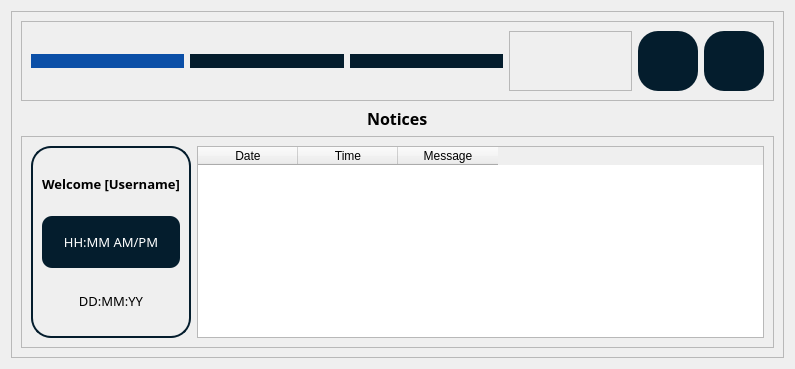
      <widget class="QWidget" name="user_dashboard">
       <attribute name="title">
        <string>Tab 6</string>
       </attribute>
       <layout class="QVBoxLayout" name="verticalLayout_17">
        <item>
         <widget class="QFrame" name="frame_11">
          <property name="frameShape">
           <enum>QFrame::StyledPanel</enum>
          </property>
          <property name="frameShadow">
           <enum>QFrame::Raised</enum>
          </property>
          <layout class="QVBoxLayout" name="verticalLayout_19">
           <item alignment="Qt::AlignHCenter">
            <widget class="QFrame" name="admin_navbar_2">
             <property name="sizePolicy">
              <sizepolicy hsizetype="Expanding" vsizetype="Expanding">
               <horstretch>0</horstretch>
               <verstretch>0</verstretch>
              </sizepolicy>
             </property>
             <property name="minimumSize">
              <size>
               <width>753</width>
               <height>0</height>
              </size>
             </property>
             <property name="maximumSize">
              <size>
               <width>748</width>
               <height>89</height>
              </size>
             </property>
             <property name="frameShape">
              <enum>QFrame::StyledPanel</enum>
             </property>
             <property name="frameShadow">
              <enum>QFrame::Raised</enum>
             </property>
             <layout class="QHBoxLayout" name="horizontalLayout_10">
              <item>
               <widget class="QPushButton" name="homeButton_2">
                <property name="cursor">
                 <cursorShape>PointingHandCursor</cursorShape>
                </property>
                <property name="toolTip">
                 <string>Home</string>
                </property>
                <property name="styleSheet">
                 <string notr="true">QPushButton{
background-color: #0b4fa7;
border:none;
}
QPushButton:hover{
	background-color: rgb(11, 79, 167);
border:none;
}</string>
                </property>
                <property name="text">
                 <string/>
                </property>
                <property name="icon">
                 <iconset>
                  <normaloff>Asset/icons8-home.svg</normaloff>Asset/icons8-home.svg</iconset>
                </property>
                <property name="iconSize">
                 <size>
                  <width>35</width>
                  <height>60</height>
                 </size>
                </property>
               </widget>
              </item>
              <item>
               <widget class="QPushButton" name="pushButton_8">
                <property name="cursor">
                 <cursorShape>PointingHandCursor</cursorShape>
                </property>
                <property name="toolTip">
                 <string>Profile</string>
                </property>
                <property name="styleSheet">
                 <string notr="true">QPushButton{
background-color: rgb(4, 29, 45);;
border:none;
}
QPushButton:hover{
background-color: rgb(11, 79, 167);
border:none;
}</string>
                </property>
                <property name="text">
                 <string/>
                </property>
                <property name="icon">
                 <iconset>
                  <normaloff>Asset/user-profile-filled-svgrepo-com.svg</normaloff>Asset/user-profile-filled-svgrepo-com.svg</iconset>
                </property>
                <property name="iconSize">
                 <size>
                  <width>41</width>
                  <height>60</height>
                 </size>
                </property>
               </widget>
              </item>
              <item>
               <widget class="QPushButton" name="pushButton_7">
                <property name="cursor">
                 <cursorShape>PointingHandCursor</cursorShape>
                </property>
                <property name="toolTip">
                 <string>Apply for Reservation</string>
                </property>
                <property name="styleSheet">
                 <string notr="true">QPushButton{
background-color: rgb(4, 29, 45);;
border:none;
}
QPushButton:hover{
background-color: rgb(11, 79, 167);
border:none;
}</string>
                </property>
                <property name="text">
                 <string/>
                </property>
                <property name="icon">
                 <iconset>
                  <normaloff>Asset/compose-svgrepo-com.svg</normaloff>Asset/compose-svgrepo-com.svg</iconset>
                </property>
                <property name="iconSize">
                 <size>
                  <width>35</width>
                  <height>60</height>
                 </size>
                </property>
               </widget>
              </item>
              <item>
               <widget class="QFrame" name="frame_13">
                <property name="sizePolicy">
                 <sizepolicy hsizetype="Expanding" vsizetype="Expanding">
                  <horstretch>0</horstretch>
                  <verstretch>0</verstretch>
                 </sizepolicy>
                </property>
                <property name="minimumSize">
                 <size>
                  <width>0</width>
                  <height>0</height>
                 </size>
                </property>
                <property name="maximumSize">
                 <size>
                  <width>123</width>
                  <height>16777215</height>
                 </size>
                </property>
                <property name="frameShape">
                 <enum>QFrame::StyledPanel</enum>
                </property>
                <property name="frameShadow">
                 <enum>QFrame::Raised</enum>
                </property>
               </widget>
              </item>
              <item>
               <widget class="QPushButton" name="admin_logout_3">
                <property name="sizePolicy">
                 <sizepolicy hsizetype="Expanding" vsizetype="Fixed">
                  <horstretch>0</horstretch>
                  <verstretch>0</verstretch>
                 </sizepolicy>
                </property>
                <property name="minimumSize">
                 <size>
                  <width>60</width>
                  <height>60</height>
                 </size>
                </property>
                <property name="maximumSize">
                 <size>
                  <width>60</width>
                  <height>60</height>
                 </size>
                </property>
                <property name="cursor">
                 <cursorShape>PointingHandCursor</cursorShape>
                </property>
                <property name="toolTip">
                 <string>Notifications</string>
                </property>
                <property name="layoutDirection">
                 <enum>Qt::RightToLeft</enum>
                </property>
                <property name="styleSheet">
                 <string notr="true">QPushButton{
background-color: rgb(4, 29, 45);
border-radius:20px;
border:none;
}
QPushButton:hover{
background-color: rgb(11, 79, 167);
border-radius:20px;
border:none;
}</string>
                </property>
                <property name="text">
                 <string/>
                </property>
                <property name="icon">
                 <iconset>
                  <normaloff>Asset/notification-bell-new-svgrepo-com (1).svg</normaloff>Asset/notification-bell-new-svgrepo-com (1).svg</iconset>
                </property>
                <property name="iconSize">
                 <size>
                  <width>37</width>
                  <height>60</height>
                 </size>
                </property>
               </widget>
              </item>
              <item>
               <widget class="QPushButton" name="admin_logout_4">
                <property name="sizePolicy">
                 <sizepolicy hsizetype="Expanding" vsizetype="Fixed">
                  <horstretch>0</horstretch>
                  <verstretch>0</verstretch>
                 </sizepolicy>
                </property>
                <property name="minimumSize">
                 <size>
                  <width>60</width>
                  <height>60</height>
                 </size>
                </property>
                <property name="maximumSize">
                 <size>
                  <width>60</width>
                  <height>60</height>
                 </size>
                </property>
                <property name="cursor">
                 <cursorShape>PointingHandCursor</cursorShape>
                </property>
                <property name="toolTip">
                 <string>Log Out</string>
                </property>
                <property name="layoutDirection">
                 <enum>Qt::RightToLeft</enum>
                </property>
                <property name="styleSheet">
                 <string notr="true">QPushButton{
background-color: rgb(4, 29, 45);
border-radius:20px;
border:none;
}
QPushButton:hover{
background-color: rgb(11, 79, 167);
border-radius:20px;
border:none;
}</string>
                </property>
                <property name="text">
                 <string/>
                </property>
                <property name="icon">
                 <iconset>
                  <normaloff>Asset/logout-svgrepo-com.svg</normaloff>Asset/logout-svgrepo-com.svg</iconset>
                </property>
                <property name="iconSize">
                 <size>
                  <width>37</width>
                  <height>60</height>
                 </size>
                </property>
               </widget>
              </item>
             </layout>
            </widget>
           </item>
           <item alignment="Qt::AlignHCenter">
            <widget class="QLabel" name="label_5">
             <property name="font">
              <font>
               <family>Montserrat</family>
               <pointsize>12</pointsize>
               <bold>true</bold>
              </font>
             </property>
             <property name="text">
              <string>Notices</string>
             </property>
            </widget>
           </item>
           <item>
            <widget class="QFrame" name="frame_12">
             <property name="frameShape">
              <enum>QFrame::StyledPanel</enum>
             </property>
             <property name="frameShadow">
              <enum>QFrame::Raised</enum>
             </property>
             <layout class="QHBoxLayout" name="horizontalLayout_12">
              <item>
               <widget class="QFrame" name="admin_hero_2">
                <property name="minimumSize">
                 <size>
                  <width>0</width>
                  <height>0</height>
                 </size>
                </property>
                <property name="styleSheet">
                 <string notr="true">border: 2px solid rgb(4, 29, 45);;
border-radius: 20px;</string>
                </property>
                <property name="frameShape">
                 <enum>QFrame::StyledPanel</enum>
                </property>
                <property name="frameShadow">
                 <enum>QFrame::Raised</enum>
                </property>
                <layout class="QHBoxLayout" name="horizontalLayout_9">
                 <item>
                  <layout class="QVBoxLayout" name="verticalLayout_18">
                   <item>
                    <widget class="QLabel" name="greet_2">
                     <property name="font">
                      <font>
                       <family>Montserrat</family>
                       <pointsize>10</pointsize>
                       <bold>true</bold>
                      </font>
                     </property>
                     <property name="styleSheet">
                      <string notr="true">border:none;</string>
                     </property>
                     <property name="text">
                      <string>Welcome [Username]</string>
                     </property>
                     <property name="alignment">
                      <set>Qt::AlignCenter</set>
                     </property>
                    </widget>
                   </item>
                   <item>
                    <widget class="QLabel" name="time_2">
                     <property name="maximumSize">
                      <size>
                       <width>16777215</width>
                       <height>134</height>
                      </size>
                     </property>
                     <property name="font">
                      <font>
                       <family>Montserrat</family>
                       <pointsize>10</pointsize>
                      </font>
                     </property>
                     <property name="styleSheet">
                      <string notr="true">border:none;
color: rgb(255, 255, 255);
border-radius:10px;
background-color: rgb(4, 29, 45);</string>
                     </property>
                     <property name="text">
                      <string>HH:MM AM/PM</string>
                     </property>
                     <property name="alignment">
                      <set>Qt::AlignCenter</set>
                     </property>
                    </widget>
                   </item>
                   <item>
                    <widget class="QLabel" name="date_2">
                     <property name="font">
                      <font>
                       <family>Montserrat</family>
                       <pointsize>10</pointsize>
                      </font>
                     </property>
                     <property name="styleSheet">
                      <string notr="true">border:none;</string>
                     </property>
                     <property name="text">
                      <string>DD:MM:YY</string>
                     </property>
                     <property name="alignment">
                      <set>Qt::AlignCenter</set>
                     </property>
                    </widget>
                   </item>
                  </layout>
                 </item>
                </layout>
               </widget>
              </item>
              <item>
               <widget class="QTableWidget" name="tableWidget_3">
                <column>
                 <property name="text">
                  <string>Date</string>
                 </property>
                </column>
                <column>
                 <property name="text">
                  <string>Time</string>
                 </property>
                </column>
                <column>
                 <property name="text">
                  <string>Message</string>
                 </property>
                </column>
               </widget>
              </item>
             </layout>
            </widget>
           </item>
          </layout>
         </widget>
        </item>
       </layout>
      </widget>
